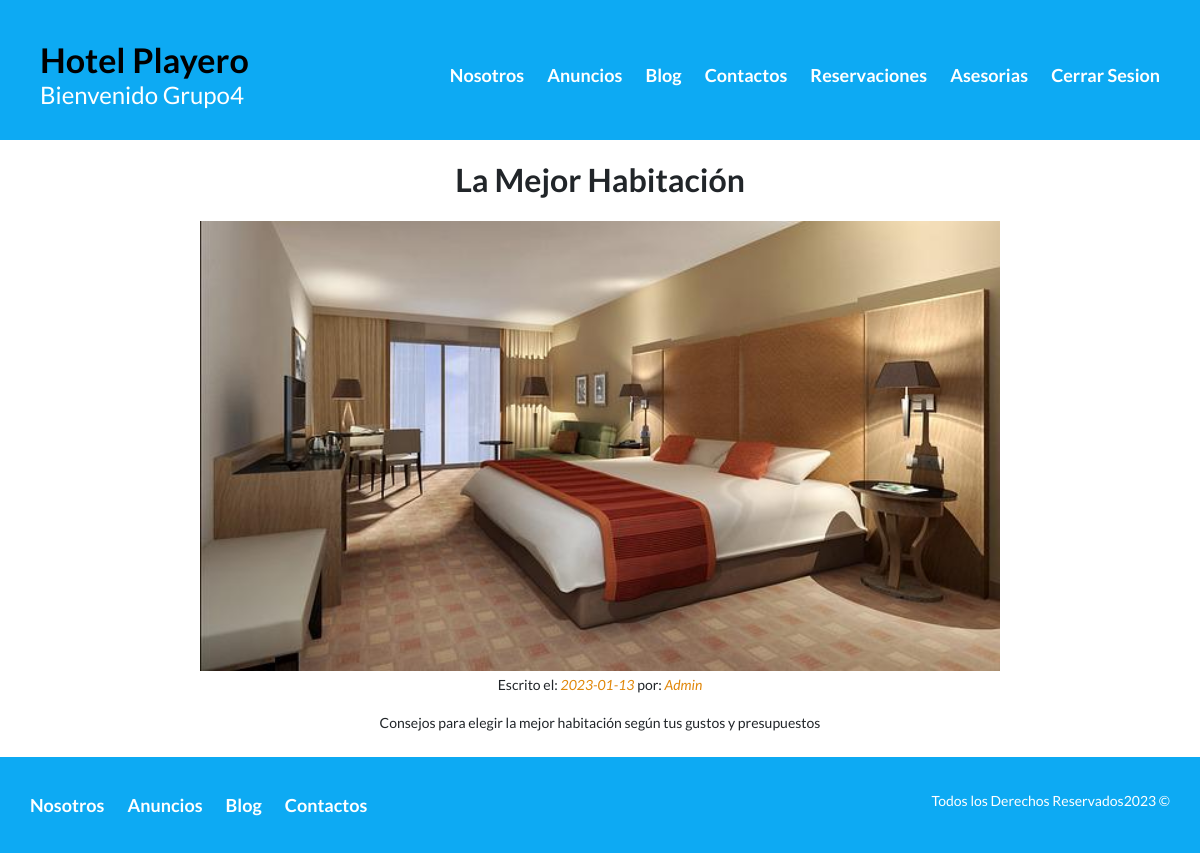
The page /blogentrada/La Mejor Habitación (signed in) on the database its author committed.
### Hotel/models.py (models this page shows, shortened)
class Blog (models.Model):
    title = models.CharField(max_length=100, verbose_name="Titulo")
    date = models.DateField(verbose_name="Fecha")
    author = models.CharField(max_length=100, verbose_name="Autor")
    image = models.ImageField(verbose_name="Imagen", upload_to="blog")
    description = models.TextField(verbose_name="Descripcion")
    created = models.DateTimeField(auto_now_add=True, verbose_name="Fecha de Creacion")
    updated = models.DateTimeField(auto_now=True, verbose_name="Fecha de Modificacion")
    class Meta:
        verbose_name = 'Blog'
        verbose_name_plural = 'Blog'
        ordering = ["-created"]

### Hotel/views.py (the view)
# urls.py: path('blogentrada/<titulo>', blogentrada.as_view(), name="blogentrada"),
class blogentrada(TemplateView):
    template_name = 'hotel/Blog-entrada.html'
    def get(selt, request, titulo):
        blog = Blog.objects.filter(title = titulo)
        return render(request, selt.template_name, {'blog': blog})

### Hotel/templates/hotel/Blog-entrada.html (shortened to what this page needs)
{% extends 'core/base.html' %}
{% block header %}site-header{% endblock %}
{% block content %}
{% for blog in blog %}
    <div id="element">
        <h1 class="centrar-texto fw-600">{{blog.title}}</h1>
        <img src="{{blog.image.url}}" alt="Imagen blog" class="centradoimg image">
        <main class="contenedor seccion centrar-texto texto-entrada">
            <p>Escrito el: <em>{{blog.date| date:'Y-m-d'}}</em> por: <em>{{blog.author}}</em></p>
            <p>
                {{blog.description}}
            </p>
        </main>
    </div>
{% endfor %}
{% endblock %}

### core/templates/core/base.html (shortened to what this page needs)
<!DOCTYPE html>
<html lang="en">
    <head>
        {% load static %}
        <link href="https://cdn.jsdelivr.net/npm/bootstrap@5.2.0/dist/css/bootstrap.min.css" rel="stylesheet">
        <link rel="stylesheet" href="https://cdn.datatables.net/1.10.20/css/jquery.dataTables.min.css">
        <link rel="stylesheet" href="{% static 'core/Css/Estilo.css' %}">
        <link rel="stylesheet" href="{% static 'core/Css/Normalize.css' %}">
    </head>
    <body>
        <header class="{% block header %}{% endblock %}">
            <div class="contenedor contenido-header">
                <div class="barra">
                    <a href="{% url 'home' %}" >
                        <div class="barra1">
                            <h2><strong>Hotel Playero</strong></h2>
                            {% if user.is_authenticated %}
                                {% if user.is_superuser %}
                                    <h4>Bienvenido {{user.username}}</h4>
                                {% else %}
                                    <h4>Bienvenido {{user.first_name}}</h4>
                                {% endif %}
                            {% endif %}
                        </div>
                    </a>
                    <nav class="navegacion">
                        <a href="{% url 'nosotros' %}">Nosotros</a>
                        <a href="{% url 'anuncios' %}">Anuncios</a>
                        <a href="{% url 'blog' %}">Blog</a>
                        <a href="{% url 'contacto' %}">Contactos</a>
                        {% if user.is_authenticated %}
                            {% if user.is_superuser %}
                            <a href="{% url 'reservacion' %}">Reservaciones</a>
                            <a href="{% url 'asesoria' '0' %}">Asesorias</a>
                            {% else %}
                            <a href="{% url 'misreservacion' %}">Mis Reservaciones</a>
                            {% endif %}
                            <a href="{% url 'cerrar_sesion' %}">Cerrar Sesion</a>
                        {% else %}
                            <a href="{% url 'login' %}">Login</a>
                        {% endif %}
                    </nav>
                </div>
            </div>
        </header>
        {% block content %}{% endblock content %}
        <footer class="site-footer section">
            <div class="contenedor contenedor-footer">
                <nav class="navegacion n1">
                    <a href="{% url 'nosotros' %}">Nosotros</a>
                    <a href="{% url 'anuncios' %}">Anuncios</a>
                    <a href="{% url 'blog' %}">Blog</a>
                    <a href="{% url 'contacto' %}">Contactos</a>
                </nav>
                <div>
                <p class="copyringt">Todos los Derechos Reservados2023 &copy</p></div>
            </div>
        </footer>
    </body>
</html>

### core/static/core/Css/Estilo.css (style rules this page uses)
html { box-sizing: border-box; font-size: 62.5%; }
*, *:before, *:after { box-sizing: inherit; }
body { font-family: 'Lato', sans-serif; font-size: 1.6rem; line-height: 2; }
img { max-width: 100%; }
.contenedor { max-width: 120rem; margin: auto; }
h1 { font-size: 3.8rem; }
h2 { font-size: 3.4rem; }
h4 { font-size: 2.4rem; }
p { font-size: 1.4rem; }
.section { margin-top: 2rem; margin-bottom: 2rem; }
.fw-600 { font-weight: 600; }
.centrar-texto { text-align: center; }
.centradoimg { display: block; margin-left: auto; margin-right: auto; }
.site-header { background-color: #0daaf3; padding: 1rem 0 3rem 0; }
.contenido-header { margin: 0 4rem; height: 100%; display: flex; flex-direction: column; justify-content: space-between; }
.barra a { text-decoration: none; color: white; }
.navegacion a { color: white; font-weight: 700; text-decoration: none; font-size: 1.8rem; margin-right: 2rem; }
.navegacion a:last-of-type { margin: 0; }
.texto-entrada em { color: #E08709; }
.site-footer { background-color: #0daaf3; margin: 2rem 0 0 0; }
.contenedor-footer { padding: 3rem 3rem; display: flex; justify-content: space-between; }
.copyringt { margin: 0; color: white; }
.image { width: 80rem; height: 45rem; }
@media (min-width: 970px) { .barra { display: flex; justify-content: space-between; align-items: center; padding-top: 3rem; color: #0daaf3; } }
@media (min-width: 970px) { .barra1 h2 { margin: 0; color: #000000; } }
@media (min-width: 970px) { .barra1 h4 { margin: 0; } }

### rows shown on the page
Blog: title "La Mejor Habitación", image (picture), date "2023-01-13", author "Admin", description "Consejos para elegir la mejor habitación según tus gustos y presupuestos"

### other values the page prints
{{ user.username }} "Grupo4"
